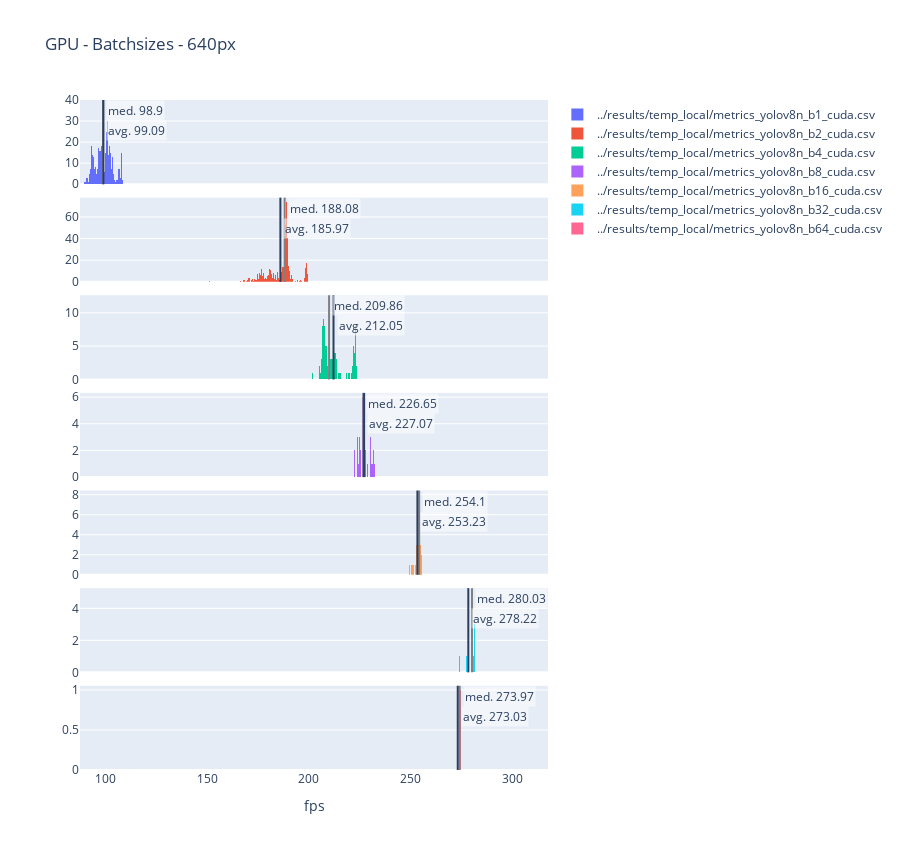
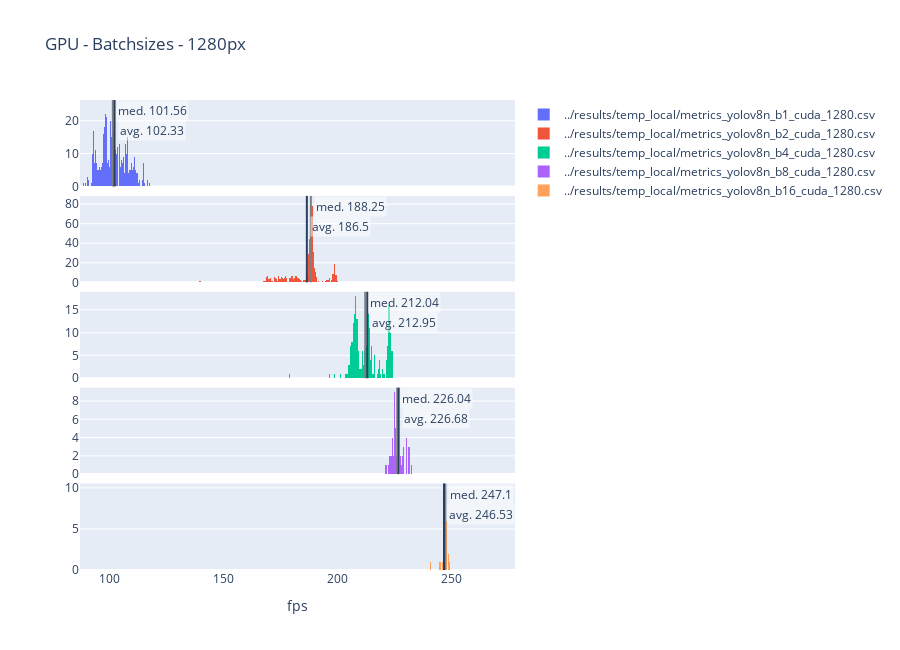

Notebook code for these charts, in order:
### Code cell
files = [
    '../results/temp_local/metrics_yolov8n_b1_cuda.csv',
    '../results/temp_local/metrics_yolov8n_b2_cuda.csv',
    '../results/temp_local/metrics_yolov8n_b4_cuda.csv',
    '../results/temp_local/metrics_yolov8n_b8_cuda.csv',
    '../results/temp_local/metrics_yolov8n_b16_cuda.csv',
    '../results/temp_local/metrics_yolov8n_b32_cuda.csv',
    '../results/temp_local/metrics_yolov8n_b64_cuda.csv',
]

create_histograms([read_metrics(f) for f in files], files, 'GPU - Batchsizes - 640px', 'fps').show()

files = [
    '../results/temp_local/metrics_yolov8n_b1_cuda_1280.csv',
    '../results/temp_local/metrics_yolov8n_b2_cuda_1280.csv',
    '../results/temp_local/metrics_yolov8n_b4_cuda_1280.csv',
    '../results/temp_local/metrics_yolov8n_b8_cuda_1280.csv',
    '../results/temp_local/metrics_yolov8n_b16_cuda_1280.csv',
]

create_histograms([read_metrics(f) for f in files], files, 'GPU - Batchsizes - 1280px', 'fps').show()

### Figure 1 — Plotly figure (JSON) as saved in the notebook; plotly's stock layout.template omitted (floating-point values rounded to 4 significant figures; data arrays with more than 128 entries replaced by an {"elided": "..."} marker saying what was removed)
{"data": [{"name": "../results/temp_local/metrics_yolov8n_b1_cuda.csv", "nbinsx": 200, "type": "histogram", "x": {"elided": "990 float values"}, "xaxis": "x", "yaxis": "y"}, {"name": "../results/temp_local/metrics_yolov8n_b2_cuda.csv", "nbinsx": 200, "type": "histogram", "x": {"elided": "495 float values"}, "xaxis": "x2", "yaxis": "y2"}, {"name": "../results/temp_local/metrics_yolov8n_b4_cuda.csv", "nbinsx": 200, "type": "histogram", "x": {"elided": "247 float values"}, "xaxis": "x3", "yaxis": "y3"}, {"name": "../results/temp_local/metrics_yolov8n_b8_cuda.csv", "nbinsx": 200, "type": "histogram", "x": [230.2, 229.9, 219.9, 230.7, 222.3, 222.4, 221.6, 228.9, 227.5, 230.9, 230.8, 225.5, 225.8, 229.4, 228.4, 223.6, 231.7, 227.8, 228.5, 227.4, 226.7, 230.4, 225.4, 228.6, 231.1, 224.0, 226.2, 226.3, 224.6, 226.2, 226.2, 231.4, 225.6, 225.6, 227.9, 230.2, 231.5, 225.3, 225.1, 225.3, 226.8, 231.3, 228.5, 230.8, 230.0, 231.1, 222.9, 227.8, 231.0, 224.1, 230.9, 226.9, 226.2, 226.7, 227.3, 225.3, 226.9, 224.7, 231.7, 225.3, 230.8, 225.2, 232.4, 224.2, 226.9, 228.1, 226.6, 226.9, 227.5, 225.3, 225.2, 223.8, 225.2, 227.3, 223.8, 232.3, 224.8, 231.5, 228.8, 224.5, 227.9, 230.9, 232.0, 225.5, 224.7, 228.7, 223.7, 224.3, 223.8, 224.1, 223.2, 224.9, 224.4, 230.9, 225.4, 228.8, 227.0, 229.5, 232.2, 223.9, 225.9, 229.1, 231.7, 225.3, 226.9, 224.1, 229.9, 224.1, 224.6, 224.1, 228.0, 227.4, 228.4, 230.3, 226.2, 226.4, 224.9, 225.5, 224.1, 226.0, 226.6, 225.5, 224.2], "xaxis": "x4", "yaxis": "y4"}, {"name": "../results/temp_local/metrics_yolov8n_b16_cuda.csv", "nbinsx": 200, "type": "histogram", "x": [243.2, 249.4, 253.3, 253.0, 253.7, 254.2, 250.9, 254.4, 252.7, 253.3, 253.4, 249.2, 252.8, 253.2, 253.8, 254.1, 254.1, 251.8, 254.5, 253.9, 254.6, 253.9, 253.9, 253.7, 252.8, 254.1, 254.3, 254.4, 253.7, 254.2, 254.3, 250.3, 254.1, 255.4, 254.9, 255.0, 254.8, 251.3, 253.9, 252.9, 253.9, 254.5, 254.5, 254.7, 254.6, 252.5, 251.4, 254.8, 255.3, 255.4, 255.5, 255.6, 255.0, 254.1, 252.2, 254.2, 254.9, 254.3, 254.5, 254.9, 255.4, 232.5], "xaxis": "x5", "yaxis": "y5"}, {"name": "../results/temp_local/metrics_yolov8n_b32_cuda.csv", "nbinsx": 200, "type": "histogram", "x": [270.3, 279.7, 279.5, 277.4, 279.2, 279.4, 277.6, 279.6, 280.0, 271.7, 280.1, 279.7, 280.3, 279.9, 280.2, 280.0, 281.1, 280.8, 278.7, 281.2, 280.6, 281.3, 273.8, 281.0, 280.7, 281.0, 280.8, 281.0, 281.3, 280.2, 246.8], "xaxis": "x6", "yaxis": "y6"}, {"name": "../results/temp_local/metrics_yolov8n_b64_cuda.csv", "nbinsx": 200, "type": "histogram", "x": [260.3, 272.9, 274.0, 271.7, 272.8, 271.3, 274.5, 273.1, 274.3, 273.9, 274.2, 274.3, 274.6, 274.7, 278.8], "xaxis": "x7", "yaxis": "y7"}], "layout": {"annotations": [{"bgcolor": "rgba(255,255,255,0.5)", "showarrow": false, "text": "med. 98.9", "x": 98.9, "xanchor": "left", "xref": "x", "xshift": 3, "y": 1, "yanchor": "top", "yref": "y domain"}, {"bgcolor": "rgba(255,255,255,0.5)", "showarrow": false, "text": "avg. 99.09", "x": 99.09, "xanchor": "left", "xref": "x", "xshift": 3, "y": 1, "yanchor": "top", "yref": "y domain", "yshift": -20}, {"bgcolor": "rgba(255,255,255,0.5)", "showarrow": false, "text": "med. 188.08", "x": 188.1, "xanchor": "left", "xref": "x2", "xshift": 3, "y": 1, "yanchor": "top", "yref": "y2 domain"}, {"bgcolor": "rgba(255,255,255,0.5)", "showarrow": false, "text": "avg. 185.97", "x": 186.0, "xanchor": "left", "xref": "x2", "xshift": 3, "y": 1, "yanchor": "top", "yref": "y2 domain", "yshift": -20}, {"bgcolor": "rgba(255,255,255,0.5)", "showarrow": false, "text": "med. 209.86", "x": 209.9, "xanchor": "left", "xref": "x3", "xshift": 3, "y": 1, "yanchor": "top", "yref": "y3 domain"}, {"bgcolor": "rgba(255,255,255,0.5)", "showarrow": false, "text": "avg. 212.05", "x": 212.0, "xanchor": "left", "xref": "x3", "xshift": 3, "y": 1, "yanchor": "top", "yref": "y3 domain", "yshift": -20}, {"bgcolor": "rgba(255,255,255,0.5)", "showarrow": false, "text": "med. 226.65", "x": 226.7, "xanchor": "left", "xref": "x4", "xshift": 3, "y": 1, "yanchor": "top", "yref": "y4 domain"}, {"bgcolor": "rgba(255,255,255,0.5)", "showarrow": false, "text": "avg. 227.07", "x": 227.1, "xanchor": "left", "xref": "x4", "xshift": 3, "y": 1, "yanchor": "top", "yref": "y4 domain", "yshift": -20}, {"bgcolor": "rgba(255,255,255,0.5)", "showarrow": false, "text": "med. 254.1", "x": 254.1, "xanchor": "left", "xref": "x5", "xshift": 3, "y": 1, "yanchor": "top", "yref": "y5 domain"}, {"bgcolor": "rgba(255,255,255,0.5)", "showarrow": false, "text": "avg. 253.23", "x": 253.2, "xanchor": "left", "xref": "x5", "xshift": 3, "y": 1, "yanchor": "top", "yref": "y5 domain", "yshift": -20}, {"bgcolor": "rgba(255,255,255,0.5)", "showarrow": false, "text": "med. 280.03", "x": 280.0, "xanchor": "left", "xref": "x6", "xshift": 3, "y": 1, "yanchor": "top", "yref": "y6 domain"}, {"bgcolor": "rgba(255,255,255,0.5)", "showarrow": false, "text": "avg. 278.22", "x": 278.2, "xanchor": "left", "xref": "x6", "xshift": 3, "y": 1, "yanchor": "top", "yref": "y6 domain", "yshift": -20}, {"bgcolor": "rgba(255,255,255,0.5)", "showarrow": false, "text": "med. 273.97", "x": 274.0, "xanchor": "left", "xref": "x7", "xshift": 3, "y": 1, "yanchor": "top", "yref": "y7 domain"}, {"bgcolor": "rgba(255,255,255,0.5)", "showarrow": false, "text": "avg. 273.03", "x": 273.0, "xanchor": "left", "xref": "x7", "xshift": 3, "y": 1, "yanchor": "top", "yref": "y7 domain", "yshift": -20}], "height": 850, "shapes": [{"line": {"color": "grey"}, "type": "line", "x0": 98.9, "x1": 98.9, "xref": "x", "y0": 0, "y1": 1, "yref": "y domain"}, {"type": "line", "x0": 99.09, "x1": 99.09, "xref": "x", "y0": 0, "y1": 1, "yref": "y domain"}, {"line": {"color": "grey"}, "type": "line", "x0": 188.1, "x1": 188.1, "xref": "x2", "y0": 0, "y1": 1, "yref": "y2 domain"}, {"type": "line", "x0": 186.0, "x1": 186.0, "xref": "x2", "y0": 0, "y1": 1, "yref": "y2 domain"}, {"line": {"color": "grey"}, "type": "line", "x0": 209.9, "x1": 209.9, "xref": "x3", "y0": 0, "y1": 1, "yref": "y3 domain"}, {"type": "line", "x0": 212.0, "x1": 212.0, "xref": "x3", "y0": 0, "y1": 1, "yref": "y3 domain"}, {"line": {"color": "grey"}, "type": "line", "x0": 226.7, "x1": 226.7, "xref": "x4", "y0": 0, "y1": 1, "yref": "y4 domain"}, {"type": "line", "x0": 227.1, "x1": 227.1, "xref": "x4", "y0": 0, "y1": 1, "yref": "y4 domain"}, {"line": {"color": "grey"}, "type": "line", "x0": 254.1, "x1": 254.1, "xref": "x5", "y0": 0, "y1": 1, "yref": "y5 domain"}, {"type": "line", "x0": 253.2, "x1": 253.2, "xref": "x5", "y0": 0, "y1": 1, "yref": "y5 domain"}, {"line": {"color": "grey"}, "type": "line", "x0": 280.0, "x1": 280.0, "xref": "x6", "y0": 0, "y1": 1, "yref": "y6 domain"}, {"type": "line", "x0": 278.2, "x1": 278.2, "xref": "x6", "y0": 0, "y1": 1, "yref": "y6 domain"}, {"line": {"color": "grey"}, "type": "line", "x0": 274.0, "x1": 274.0, "xref": "x7", "y0": 0, "y1": 1, "yref": "y7 domain"}, {"type": "line", "x0": 273.0, "x1": 273.0, "xref": "x7", "y0": 0, "y1": 1, "yref": "y7 domain"}], "title": {"text": "GPU - Batchsizes - 640px"}, "xaxis": {"anchor": "y", "domain": [0, 1], "matches": "x7", "showticklabels": false}, "xaxis2": {"anchor": "y2", "domain": [0, 1], "matches": "x7", "showticklabels": false}, "xaxis3": {"anchor": "y3", "domain": [0, 1], "matches": "x7", "showticklabels": false}, "xaxis4": {"anchor": "y4", "domain": [0, 1], "matches": "x7", "showticklabels": false}, "xaxis5": {"anchor": "y5", "domain": [0, 1], "matches": "x7", "showticklabels": false}, "xaxis6": {"anchor": "y6", "domain": [0, 1], "matches": "x7", "showticklabels": false}, "xaxis7": {"anchor": "y7", "domain": [0, 1], "title": {"text": "fps"}}, "yaxis": {"anchor": "x", "domain": [0.8743, 1]}, "yaxis2": {"anchor": "x2", "domain": [0.7286, 0.8543]}, "yaxis3": {"anchor": "x3", "domain": [0.5829, 0.7086]}, "yaxis4": {"anchor": "x4", "domain": [0.4371, 0.5629]}, "yaxis5": {"anchor": "x5", "domain": [0.2914, 0.4171]}, "yaxis6": {"anchor": "x6", "domain": [0.1457, 0.2714]}, "yaxis7": {"anchor": "x7", "domain": [0, 0.1257]}}}

### Figure 2 — Plotly figure (JSON) as saved in the notebook; plotly's stock layout.template omitted (floating-point values rounded to 4 significant figures; data arrays with more than 128 entries replaced by an {"elided": "..."} marker saying what was removed)
{"data": [{"name": "../results/temp_local/metrics_yolov8n_b1_cuda_1280.csv", "nbinsx": 200, "type": "histogram", "x": {"elided": "990 float values"}, "xaxis": "x", "yaxis": "y"}, {"name": "../results/temp_local/metrics_yolov8n_b2_cuda_1280.csv", "nbinsx": 200, "type": "histogram", "x": {"elided": "495 float values"}, "xaxis": "x2", "yaxis": "y2"}, {"name": "../results/temp_local/metrics_yolov8n_b4_cuda_1280.csv", "nbinsx": 200, "type": "histogram", "x": {"elided": "247 float values"}, "xaxis": "x3", "yaxis": "y3"}, {"name": "../results/temp_local/metrics_yolov8n_b8_cuda_1280.csv", "nbinsx": 200, "type": "histogram", "x": [223.5, 230.8, 237.0, 230.1, 229.1, 224.8, 221.3, 225.4, 224.8, 224.3, 226.0, 225.2, 225.9, 224.7, 230.7, 230.2, 223.8, 215.1, 230.0, 225.6, 225.1, 225.2, 226.8, 229.5, 222.8, 224.1, 223.7, 225.8, 225.6, 226.2, 224.3, 222.9, 224.2, 227.8, 223.1, 223.3, 223.1, 222.7, 224.6, 228.4, 223.9, 225.3, 226.6, 231.6, 225.0, 225.9, 229.6, 226.4, 228.5, 224.5, 231.2, 227.3, 230.8, 222.4, 231.2, 223.4, 223.9, 227.5, 230.4, 231.7, 224.8, 226.5, 222.1, 227.5, 231.4, 230.2, 223.7, 226.8, 228.1, 222.6, 225.0, 226.8, 224.9, 227.2, 226.0, 231.5, 225.9, 224.7, 231.2, 228.2, 232.1, 225.6, 226.1, 230.1, 230.8, 230.1, 225.3, 231.1, 230.7, 226.4, 224.9, 226.2, 224.8, 232.2, 226.1, 225.9, 220.3, 228.6, 228.7, 225.5, 228.7, 232.0, 226.1, 228.9, 231.5, 220.9, 227.7, 228.5, 232.0, 225.7, 224.9, 226.5, 227.3, 231.7, 223.8, 223.8, 221.5, 224.5, 223.0, 223.9, 230.9, 231.2, 224.4], "xaxis": "x4", "yaxis": "y4"}, {"name": "../results/temp_local/metrics_yolov8n_b16_cuda_1280.csv", "nbinsx": 200, "type": "histogram", "x": [242.8, 246.9, 247.1, 246.5, 246.2, 245.2, 246.5, 246.4, 247.6, 247.2, 247.0, 247.9, 244.2, 246.9, 247.5, 247.6, 247.1, 247.0, 247.0, 244.5, 246.0, 247.2, 247.4, 247.2, 247.0, 247.1, 247.5, 246.6, 247.6, 247.3, 247.8, 246.5, 246.7, 244.0, 246.8, 247.1, 247.5, 247.8, 247.2, 245.8, 247.1, 247.4, 246.4, 246.9, 247.8, 246.7, 247.7, 247.7, 240.8, 247.5, 248.4, 248.5, 248.6, 248.9, 247.8, 248.8, 244.9, 245.8, 248.3, 247.5, 247.5, 226.9], "xaxis": "x5", "yaxis": "y5"}], "layout": {"annotations": [{"bgcolor": "rgba(255,255,255,0.5)", "showarrow": false, "text": "med. 101.56", "x": 101.6, "xanchor": "left", "xref": "x", "xshift": 3, "y": 1, "yanchor": "top", "yref": "y domain"}, {"bgcolor": "rgba(255,255,255,0.5)", "showarrow": false, "text": "avg. 102.33", "x": 102.3, "xanchor": "left", "xref": "x", "xshift": 3, "y": 1, "yanchor": "top", "yref": "y domain", "yshift": -20}, {"bgcolor": "rgba(255,255,255,0.5)", "showarrow": false, "text": "med. 188.25", "x": 188.3, "xanchor": "left", "xref": "x2", "xshift": 3, "y": 1, "yanchor": "top", "yref": "y2 domain"}, {"bgcolor": "rgba(255,255,255,0.5)", "showarrow": false, "text": "avg. 186.5", "x": 186.5, "xanchor": "left", "xref": "x2", "xshift": 3, "y": 1, "yanchor": "top", "yref": "y2 domain", "yshift": -20}, {"bgcolor": "rgba(255,255,255,0.5)", "showarrow": false, "text": "med. 212.04", "x": 212.0, "xanchor": "left", "xref": "x3", "xshift": 3, "y": 1, "yanchor": "top", "yref": "y3 domain"}, {"bgcolor": "rgba(255,255,255,0.5)", "showarrow": false, "text": "avg. 212.95", "x": 212.9, "xanchor": "left", "xref": "x3", "xshift": 3, "y": 1, "yanchor": "top", "yref": "y3 domain", "yshift": -20}, {"bgcolor": "rgba(255,255,255,0.5)", "showarrow": false, "text": "med. 226.04", "x": 226.0, "xanchor": "left", "xref": "x4", "xshift": 3, "y": 1, "yanchor": "top", "yref": "y4 domain"}, {"bgcolor": "rgba(255,255,255,0.5)", "showarrow": false, "text": "avg. 226.68", "x": 226.7, "xanchor": "left", "xref": "x4", "xshift": 3, "y": 1, "yanchor": "top", "yref": "y4 domain", "yshift": -20}, {"bgcolor": "rgba(255,255,255,0.5)", "showarrow": false, "text": "med. 247.1", "x": 247.1, "xanchor": "left", "xref": "x5", "xshift": 3, "y": 1, "yanchor": "top", "yref": "y5 domain"}, {"bgcolor": "rgba(255,255,255,0.5)", "showarrow": false, "text": "avg. 246.53", "x": 246.5, "xanchor": "left", "xref": "x5", "xshift": 3, "y": 1, "yanchor": "top", "yref": "y5 domain", "yshift": -20}], "height": 650, "shapes": [{"line": {"color": "grey"}, "type": "line", "x0": 101.6, "x1": 101.6, "xref": "x", "y0": 0, "y1": 1, "yref": "y domain"}, {"type": "line", "x0": 102.3, "x1": 102.3, "xref": "x", "y0": 0, "y1": 1, "yref": "y domain"}, {"line": {"color": "grey"}, "type": "line", "x0": 188.3, "x1": 188.3, "xref": "x2", "y0": 0, "y1": 1, "yref": "y2 domain"}, {"type": "line", "x0": 186.5, "x1": 186.5, "xref": "x2", "y0": 0, "y1": 1, "yref": "y2 domain"}, {"line": {"color": "grey"}, "type": "line", "x0": 212.0, "x1": 212.0, "xref": "x3", "y0": 0, "y1": 1, "yref": "y3 domain"}, {"type": "line", "x0": 212.9, "x1": 212.9, "xref": "x3", "y0": 0, "y1": 1, "yref": "y3 domain"}, {"line": {"color": "grey"}, "type": "line", "x0": 226.0, "x1": 226.0, "xref": "x4", "y0": 0, "y1": 1, "yref": "y4 domain"}, {"type": "line", "x0": 226.7, "x1": 226.7, "xref": "x4", "y0": 0, "y1": 1, "yref": "y4 domain"}, {"line": {"color": "grey"}, "type": "line", "x0": 247.1, "x1": 247.1, "xref": "x5", "y0": 0, "y1": 1, "yref": "y5 domain"}, {"type": "line", "x0": 246.5, "x1": 246.5, "xref": "x5", "y0": 0, "y1": 1, "yref": "y5 domain"}], "title": {"text": "GPU - Batchsizes - 1280px"}, "xaxis": {"anchor": "y", "domain": [0, 1], "matches": "x5", "showticklabels": false}, "xaxis2": {"anchor": "y2", "domain": [0, 1], "matches": "x5", "showticklabels": false}, "xaxis3": {"anchor": "y3", "domain": [0, 1], "matches": "x5", "showticklabels": false}, "xaxis4": {"anchor": "y4", "domain": [0, 1], "matches": "x5", "showticklabels": false}, "xaxis5": {"anchor": "y5", "domain": [0, 1], "title": {"text": "fps"}}, "yaxis": {"anchor": "x", "domain": [0.816, 1]}, "yaxis2": {"anchor": "x2", "domain": [0.612, 0.796]}, "yaxis3": {"anchor": "x3", "domain": [0.408, 0.592]}, "yaxis4": {"anchor": "x4", "domain": [0.204, 0.388]}, "yaxis5": {"anchor": "x5", "domain": [0, 0.184]}}}
